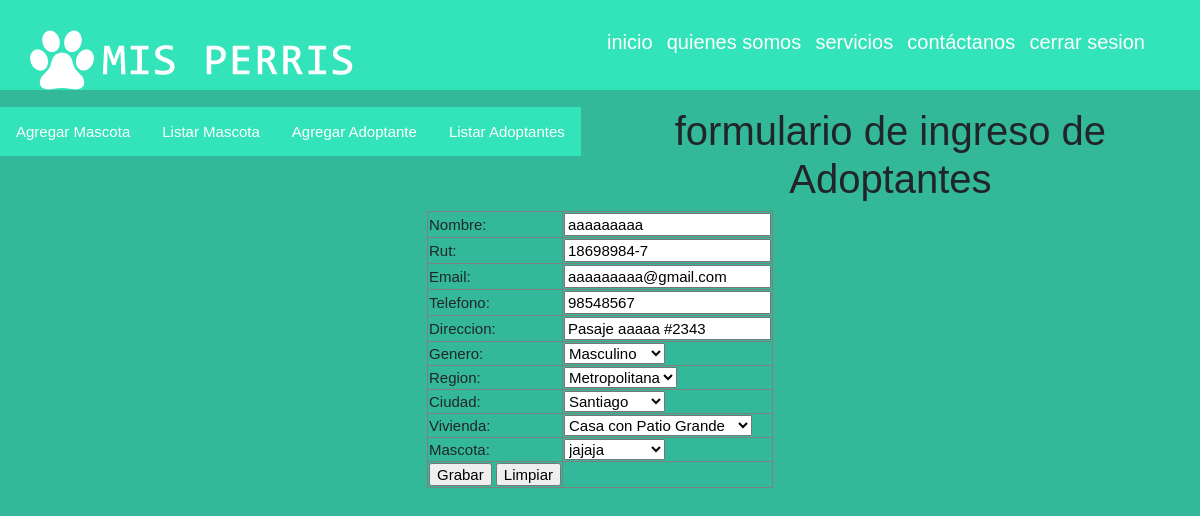
Page /modificar_adoptante/3/ on the committed database.
### core/models.py (models this page shows, shortened)
class Adoptante(models.Model):
    nombre = models.CharField(max_length=50)
    rut = models.CharField(max_length=12)
    email = models.CharField(max_length=50)
    tel = models.IntegerField()
    direccion = models.CharField(max_length=80)
    genero = models.ForeignKey(GeneroAdoptante, on_delete=models.CASCADE)
    region = models.ForeignKey(Region, on_delete=models.CASCADE)
    ciudad = models.ForeignKey(Ciudad, on_delete=models.CASCADE)
    vivienda = models.ForeignKey(tipoVivienda, on_delete=models.CASCADE, null=True)
    mascota = models.ForeignKey(Mascota, on_delete=models.CASCADE, null=True)

class GeneroAdoptante(models.Model):
    genero = models.CharField(max_length=15)
    class Meta:
        verbose_name = "GeneroAdoptante"
        verbose_name_plural = "GenerosAdoptantes"

class Region(models.Model):
    idRegion = models.IntegerField()
    nombre = models.CharField(max_length=50)
    class Meta:
        verbose_name = "Region"
        verbose_name_plural = "Regiones"

class Ciudad(models.Model):
    idCiudad = models.IntegerField()
    nombre = models.CharField(max_length=80)
    region = models.ForeignKey(Region, on_delete=models.CASCADE)
    class Meta:
        verbose_name = "Ciudad"
        verbose_name_plural = "Ciudades"

class tipoVivienda(models.Model):
    idTipo = models.IntegerField()
    descripcion = models.CharField(max_length=30)
    class Meta:
        verbose_name = "Tipo Vivienda"
        verbose_name_plural = "Tipos Viviendas"

class Mascota(models.Model):
    nombre = models.CharField(max_length=25)
    raza = models.ForeignKey(Raza, on_delete=models.CASCADE)
    genero = models.ForeignKey(Genero, on_delete=models.CASCADE)
    imagen = models.FileField(upload_to='photo')
    estado = models.ForeignKey(Estado, on_delete=models.CASCADE)
    class Meta:
        verbose_name = "Mascota"
        verbose_name_plural = "Mascotas"

### core/views.py (the view, shortened to what this page needs)
# urls.py: path('modificar_adoptante/<id>/', modificar_adoptante, name='modificar_adoptante'),
def modificar_adoptante(request, id):
    adop = Adoptante.objects.get(id=id)
    generos = GeneroAdoptante.objects.all()
    regiones = Region.objects.all()
    ciudades = Ciudad.objects.all()
    viviendas = tipoVivienda.objects.all()
    mascotas = Mascota.objects.all()
    variables = {
        'adop':adop,
        'generos':generos,
        'regiones':regiones,
        'ciudades':ciudades,
        'viviendas':viviendas,
        'mascotas':mascotas
    }
    return render(request,'core/modificar_adoptante.html', variables)

### core/templates/core/modificar_adoptante.html (shortened to what this page needs)
{% extends 'core/menu.html' %}
{% block contenedor %}
<div align="center">
    <h1>formulario de ingreso de Adoptantes</h1>
</div>
<form action="" id="FormularioMascotas" method="POST">
    <table align="center" border="1">
        <tr>
            <td>Nombre:</td>
            <td>
                <input type="text" placeholder="ej: asasasda" name="txtNombre" id="txtNombre" value="{{ adop.nombre }}">
            </td>
        </tr>
        <tr>
            <td>Rut:</td>
            <td>
                <input type="text" placeholder="ej: 18697695-8" name="txtRut" id="txtRut" value="{{ adop.rut }}">
            </td>
        </tr>
        <tr>
            <td>Email:</td>
            <td>
                <input type="text" placeholder="ej: asdasd@gmail.com" name="txtCorreo" id="txtCorreo" value="{{ adop.email }}">
            </td>
        </tr>
        <tr>
            <td>Telefono:</td>
            <td>
                <input type="number" placeholder="ej: 12345678" name="txtTelefono" id="txtTelefono" value="{{  adop.tel}}">
            </td>
        </tr>
        <tr>
            <td>Direccion:</td>
            <td>
                <input type="text" placeholder="ej: pasaje bla bla bla..." name="txtDireccion" id="txtDireccion" value="{{ adop.direccion }}">
            </td>
        </tr>
        <tr>
            <td for="">Genero:</td>
            <td>
                <select name="cboGeneroAdoptante" id="cboGeneroAdoptante">
                    {% for m in generos %}
                    <option
                    {% if m.id == adop.genero.id %}
                    {{'selected'}}
                    {% endif %}
                    value="{{ m.id }}">{{ m.genero }}</option>
                    {% endfor %}
                </select>
            </td>
        </tr>
        <tr>
            <td for="">Region:</td>
            <td>
                <select name="cboRegion" id="cboRegion">
                    {% for m in regiones %}
                    <option
                    {% if m.id == adop.region.id %}
                    {{'selected'}}
                    {% endif %}
                    value="{{ m.id }}">{{ m.nombre }}</option>
                    {% endfor %}
                </select>
            </td>
        </tr>
        <tr>
            <td>Ciudad:</td>
            <td>
                <select name="cboCiudad" id="cboCiudad">
                    {% for m in ciudades %}
                    <option
                    {% if m.id == adop.ciudad.id %}
                    {{'selected'}}
                    {% endif %}
                    value="{{ m.id }}">{{ m.nombre }}</option>
                    {% endfor %}
                </select>
            </td>
        </tr>
        <tr>
            <td>Vivienda:</td>
            <td>
                <select name="cboVivienda" id="cboVivienda">
                    {% for m in viviendas %}
                    <option
                    {% if m.id == adop.vivienda.id %}
                    {{'selected'}}
                    {% endif %}
                    value="{{ m.id }}">{{ m.descripcion }}</option>
                    {% endfor %}
                </select>
            </td>
        </tr>
        <tr>
            <td>Mascota:</td>
            <td>
                <select name="cboMascota" id="cboMascota">
                    {% for m in mascotas %}
                    <option
                    {% if m.id == adop.mascota.id %}
                    {{'selected'}}
                    {% endif %}
                    value="{{ m.id }}">{{ m.nombre }}</option>
                    {% endfor %}
                </select>
            </td>
        </tr>
        <tr>
            <td>
                <input type="submit" value="Grabar" />
                <input type="reset" value="Limpiar" />
            </td>
        </tr>
    </table>
</form>
{% endblock %}

### core/static/core/css/style.css (style rules this page uses)
body { font: 15px Arial, Helvetica, sans-serif; padding: 0; margin: 0; background-color: #33B99A; }

### rows in the picture
Adoptante: txtNombre "aaaaaaaaa", txtRut "18698984-7", txtCorreo "aaaaaaaaa@gmail.com", txtTelefono "98548567", txtDireccion "Pasaje aaaaa #2343", cboGeneroAdoptante "Masculino", cboRegion "Metropolitana", cboCiudad "Santiago", cboVivienda "Casa con Patio Grande", cboMascota "jajaja"
